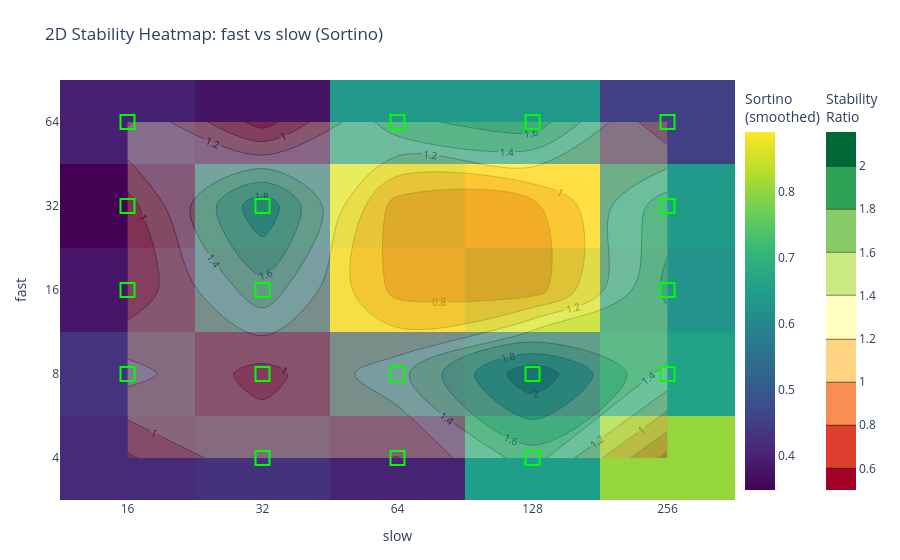

Notebook code for this chart:
### Code cell
report_2d.plot_2d.show()

### Figure 1 — Plotly figure (JSON) as saved in the notebook; plotly's stock layout.template omitted (floating-point values rounded to 4 significant figures)
{"data": [{"colorbar": {"title": {"text": "Sortino<br>(smoothed)"}, "x": 1}, "colorscale": [[0, "#440154"], [0.1111, "#482878"], [0.2222, "#3e4989"], [0.3333, "#31688e"], [0.4444, "#26828e"], [0.5556, "#1f9e89"], [0.6667, "#35b779"], [0.7778, "#6ece58"], [0.8889, "#b5de2b"], [1, "#fde725"]], "hovertemplate": "<b>fast</b>: %{y}<br><b>slow</b>: %{x}<br><b>sortino (smoothed)</b>: %{z:.4f}<br><extra></extra>", "name": "Smoothed Objective", "type": "heatmap", "x": ["16", "32", "64", "128", "256"], "y": ["4", "8", "16", "32", "64"], "z": [[0.4116, 0.4252, 0.3995, 0.6487, 0.8047], [0.4301, 0.3699, 0.5308, 0.5598, 0.655], [0.3789, 0.5347, 0.8789, 0.8523, 0.6269], [0.3476, 0.5548, 0.8643, 0.89, 0.6424], [0.3968, 0.3765, 0.6353, 0.6375, 0.4511]]}, {"colorbar": {"title": {"text": "Stability<br>Ratio"}, "x": 1.12}, "colorscale": [[0, "rgb(165,0,38)"], [0.1, "rgb(215,48,39)"], [0.2, "rgb(244,109,67)"], [0.3, "rgb(253,174,97)"], [0.4, "rgb(254,224,139)"], [0.5, "rgb(255,255,191)"], [0.6, "rgb(217,239,139)"], [0.7, "rgb(166,217,106)"], [0.8, "rgb(102,189,99)"], [0.9, "rgb(26,152,80)"], [1, "rgb(0,104,55)"]], "contours": {"labelfont": {"color": "black", "size": 10}, "showlabels": true}, "hovertemplate": "<b>fast</b>: %{y}<br><b>slow</b>: %{x}<br><b>Stability Ratio</b>: %{z:.2f}<br><extra></extra>", "name": "Stability Ratio", "opacity": 0.35, "showscale": true, "type": "contour", "x": ["16", "32", "64", "128", "256"], "y": ["4", "8", "16", "32", "64"], "z": [[0.769, 1.172, 0.9922, 1.5, 0.5364], [1.277, 0.9245, 1.327, 2.156, 1.361], [0.8456, 1.528, 0.7377, 0.6956, 1.654], [0.9132, 1.955, 0.704, 0.7379, 1.522], [1.428, 0.7076, 1.541, 1.727, 0.8022]]}, {"hovertemplate": "<b>Stable Region</b><br><b>Mean Obj</b>: 0.5125<br><b>Stability</b>: 1.37<br><extra></extra>", "marker": {"color": "rgba(0,0,0,0)", "line": {"color": "lime", "width": 2}, "size": 14, "symbol": "square"}, "mode": "markers", "name": "Stable Region (n=18)", "type": "scatter", "x": ["32", "32", "64", "32", "16", "64", "128", "32", "16", "128", "16", "256", "16", "256", "256", "256", "128", "64"], "y": ["4", "8", "4", "16", "8", "8", "4", "32", "16", "8", "32", "8", "64", "16", "32", "64", "64", "64"]}], "layout": {"margin": {"b": 60, "l": 60, "r": 120, "t": 80}, "title": {"text": "2D Stability Heatmap: fast vs slow (Sortino)"}, "xaxis": {"title": {"text": "slow"}}, "yaxis": {"title": {"text": "fast"}}}}
